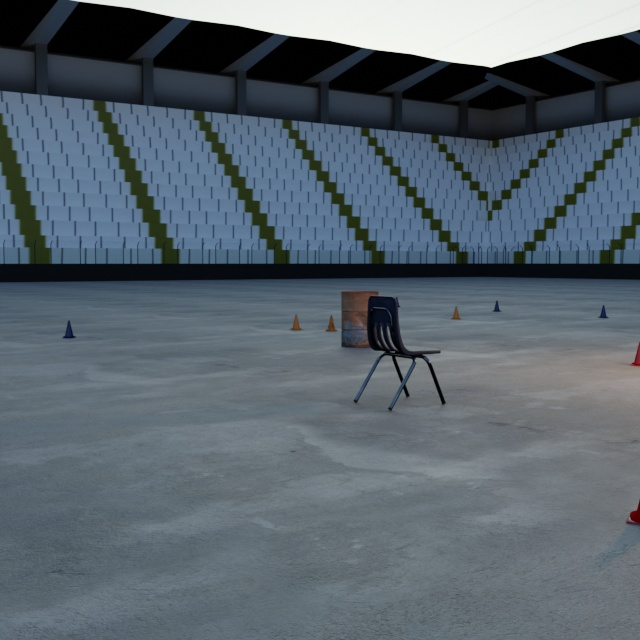
#> input picture output/coco_data/images/000005.jpg, 640 x 640 px; its folder holds only this picture in this run
$ python raindrop_augmentation.py
#> lines starting #> are read from the running program, lines starting #| are printed output that depends on the picture; after the words box and inside, x2 and y2 are one past the last pixel; in counts of white or black regions, pixels touching at a corner belong together
"""
raindrop_augmentation.py
────────────────────────────────────────────────────────────────────────────────
Post-Processing: Regentropfen-Effekt auf gerenderte BlenderProc-Bilder anwenden.

Konfigurierte Pfade:
    Bilder:  D:/Strohmo/Synthetic Data/.../coco_data/images/     (000000.jpg, ...)
    Labels:  D:/Strohmo/Synthetic Data/.../coco_data/yolo_labels/ (000000.txt, ...)

Verwendung:
    # Standard (mittlere Intensität, alle Bilder):
    python raindrop_augmentation.py

    # Intensität wählen:
    python raindrop_augmentation.py --intensity leicht
    python raindrop_augmentation.py --intensity stark

    # Nur bestimmte Bilder (Bereich):
    python raindrop_augmentation.py --from-index 0 --to-index 499

    # Reproduzierbar:
    python raindrop_augmentation.py --seed 42

    # Eigene Pfade (überschreibt Standardpfade):
    python raindrop_augmentation.py --images "C:/anderer/pfad/images" --labels "C:/anderer/pfad/labels"

    # Einzelne Parameter feinjustieren:
    python raindrop_augmentation.py --min-drops 5 --max-drops 20 --drop-opacity 0.25

Abhängigkeiten:
    pip install opencv-python numpy tqdm
"""

import argparse
import random
import sys
from pathlib import Path

import cv2
import numpy as np
from tqdm import tqdm


# ─────────────────────────────────────────────────────────────────────────────
# Standardpfade  ←  hier anpassen falls sich etwas ändert
# ─────────────────────────────────────────────────────────────────────────────
DEFAULT_IMAGES_DIR = Path(
    r"D:\Strohmo\Synthetic Data\Strohmo-Synthetic-Data\Generator\output\coco_data\images"
)
DEFAULT_LABELS_DIR = Path(
    r"D:\Strohmo\Synthetic Data\Strohmo-Synthetic-Data\Generator\output\coco_data\yolo_labels"
)

# Dateiname-Format: 000000.jpg, 000001.jpg, ...
IMAGE_EXTENSION  = ".jpg"
LABEL_EXTENSION  = ".json"
INDEX_DIGITS     = 6          # Anzahl der Stellen (z. B. 6 → 000000)


# ─────────────────────────────────────────────────────────────────────────────
# Intensitäts-Voreinstellungen
# ─────────────────────────────────────────────────────────────────────────────
INTENSITY_PRESETS = {
    "leicht": dict(
        min_drops=3,
        max_drops=12,
        min_radius=6,
        max_radius=25,
        blur_strength=15,
        refraction_strength=3,
        drop_opacity=0.20,
        streak_probability=0.10,
    ),
    "mittel": dict(
        min_drops=10,
        max_drops=30,
        min_radius=8,
        max_radius=40,
        blur_strength=21,
        refraction_strength=5,
        drop_opacity=0.30,
        streak_probability=0.25,
    ),
    "stark": dict(
        min_drops=25,
        max_drops=60,
        min_radius=10,
        max_radius=55,
        blur_strength=27,
        refraction_strength=8,
        drop_opacity=0.40,
        streak_probability=0.40,
    ),
}


# ─────────────────────────────────────────────────────────────────────────────
# Hilfsfunktionen
# ─────────────────────────────────────────────────────────────────────────────

def _make_odd(value: int) -> int:
    """Stellt sicher, dass ein Kernel-Wert ungerade und >= 3 ist."""
    k = max(3, int(value))
    return k if k % 2 == 1 else k + 1


def _apply_refraction(image: np.ndarray, mask: np.ndarray, strength: int) -> np.ndarray:
    """Simuliert Lichtbrechung durch Verschieben von Pixeln innerhalb der Tropfenmaske."""
    h, w = image.shape[:2]
    shift_x = random.randint(-strength, strength)
    shift_y = random.randint(-strength, strength)

    M = np.float32([[1, 0, shift_x], [0, 1, shift_y]])
    shifted = cv2.warpAffine(image, M, (w, h), borderMode=cv2.BORDER_REFLECT)

    mask_3ch = cv2.cvtColor(mask, cv2.COLOR_GRAY2BGR) / 255.0
    return (image * (1 - mask_3ch) + shifted * mask_3ch).astype(np.uint8)


def _draw_raindrop(
    image: np.ndarray,
    x: int, y: int, radius: int,
    blur_strength: int,
    refraction_strength: int,
    opacity: float,
) -> np.ndarray:
    """Zeichnet einen einzelnen runden/ovalen Regentropfen."""
    h, w = image.shape[:2]
    x1, y1 = max(0, x - radius), max(0, y - radius)
    x2, y2 = min(w, x + radius), min(h, y + radius)
    if x2 <= x1 or y2 <= y1:
        return image

    # Ovale Maske (leicht zufällige Verformung)
    roi_mask = np.zeros((h, w), dtype=np.uint8)
    cv2.ellipse(
        roi_mask, (x, y),
        (radius, int(radius * random.uniform(0.70, 1.0))),
        angle=random.randint(0, 360),
        startAngle=0, endAngle=360,
        color=255, thickness=-1,
    )
    mask_crop = roi_mask[y1:y2, x1:x2]

    # Blur + Refraktion
    roi = image[y1:y2, x1:x2].copy()
    k = _make_odd(blur_strength)
    blurred = cv2.GaussianBlur(roi, (k, k), 0)
    refracted = _apply_refraction(blurred, mask_crop, refraction_strength)

    # Glanzpunkt (primär)
    hx = x - radius // 4 - x1
    hy = y - radius // 4 - y1
    hr = max(1, radius // 5)
    cv2.circle(refracted, (hx, hy), hr, (255, 255, 255), -1)
    refracted = cv2.GaussianBlur(refracted, (_make_odd(hr * 2), _make_odd(hr * 2)), 0)

    # Glanzpunkt (sekundär, kleiner)
    cv2.circle(refracted, (hx + 2, hy + 2), max(1, hr // 2), (220, 235, 255), -1)

    # Dunkler Rand (Oberflächenspannung)
    cv2.ellipse(
        refracted, (x - x1, y - y1),
        (max(1, radius - 1), max(1, int((radius - 1) * random.uniform(0.70, 1.0)))),
        angle=0, startAngle=0, endAngle=360,
        color=(160, 175, 185), thickness=1,
    )

    # Mit Deckkraft einblenden
    mask_f  = (mask_crop.astype(np.float32) / 255.0) * opacity
    mask_3ch = np.stack([mask_f] * 3, axis=-1)
    blended  = (roi.astype(np.float32) * (1 - mask_3ch) +
                refracted.astype(np.float32) * mask_3ch).astype(np.uint8)

    result = image.copy()
    result[y1:y2, x1:x2] = blended
    return result


def _draw_streak(
    image: np.ndarray,
    x: int, y: int, radius: int,
    blur_strength: int,
    opacity: float,
) -> np.ndarray:
    """Zeichnet einen nach unten laufenden Schlieren-Tropfen."""
    h, w = image.shape[:2]
    streak_length = random.randint(radius * 2, radius * 5)

    x1, y1 = max(0, x - radius), max(0, y - radius)
    x2, y2 = min(w, x + radius), min(h, y + radius + streak_length)
    if x2 <= x1 or y2 <= y1:
        return image

    roi  = image[y1:y2, x1:x2].copy()
    mask = np.zeros(roi.shape[:2], dtype=np.uint8)
    lw   = max(2, radius // 3)

    cv2.circle(mask, (x - x1, y - y1), radius, 255, -1)
    cv2.rectangle(mask,
                  (x - x1 - lw, y - y1),
                  (x - x1 + lw, y - y1 + streak_length),
                  255, -1)

    k       = _make_odd(blur_strength)
    blurred = cv2.GaussianBlur(roi, (k, k), 0)
    mask_f  = (mask.astype(np.float32) / 255.0) * opacity
    mask_3ch = np.stack([mask_f] * 3, axis=-1)
    blended  = (roi.astype(np.float32) * (1 - mask_3ch) +
                blurred.astype(np.float32) * mask_3ch).astype(np.uint8)

    # Glanzlinie
    cv2.line(blended,
             (x - x1 - lw + 1, y - y1),
             (x - x1 - lw + 1, y - y1 + streak_length),
             (235, 245, 255), 1)

    result = image.copy()
    result[y1:y2, x1:x2] = blended
    return result


# ─────────────────────────────────────────────────────────────────────────────
# Haupt-Augmentierungsfunktion
# ─────────────────────────────────────────────────────────────────────────────

def apply_raindrops(image: np.ndarray, seed: int = None, **params) -> np.ndarray:
    """
    Legt zufällige Regentropfen auf ein BGR-Bild und gibt das Ergebnis zurück.
    Das Eingabebild wird nicht verändert.
    """
    if seed is not None:
        random.seed(seed)
        np.random.seed(seed)

    h, w   = image.shape[:2]
    result = image.copy()
    n      = random.randint(params["min_drops"], params["max_drops"])

    for _ in range(n):
        x      = random.randint(0, w - 1)
        y      = random.randint(0, h - 1)
        radius = random.randint(params["min_radius"], params["max_radius"])

        if random.random() < params["streak_probability"]:
            result = _draw_streak(
                result, x, y, radius,
                params["blur_strength"],
                params["drop_opacity"],
            )
        else:
            result = _draw_raindrop(
                result, x, y, radius,
                params["blur_strength"],
                params["refraction_strength"],
                params["drop_opacity"],
            )

    return result


# ─────────────────────────────────────────────────────────────────────────────
# Datei-Pipeline
# ─────────────────────────────────────────────────────────────────────────────

def index_to_filename(index: int, ext: str) -> str:
    """000 → '000000.jpg' (je nach INDEX_DIGITS)"""
    return str(index).zfill(INDEX_DIGITS) + ext


def collect_image_files(images_dir: Path, from_index: int = None, to_index: int = None):
    """
    Gibt sortierte Liste aller Bild-Dateien zurück.
    Bei from_index / to_index wird auf den angegebenen Bereich eingeschränkt.
    """
    all_files = sorted(images_dir.glob(f"*{IMAGE_EXTENSION}"))

    if not all_files:
        print(f"[FEHLER] Keine {IMAGE_EXTENSION}-Dateien gefunden in:\n  {images_dir}", file=sys.stderr)
        sys.exit(1)

    if from_index is not None or to_index is not None:
        lo = from_index if from_index is not None else 0
        hi = to_index   if to_index   is not None else 999_999
        all_files = [
            f for f in all_files
            if lo <= int(f.stem) <= hi
        ]
        if not all_files:
            print(f"[FEHLER] Keine Bilder im Bereich {lo:06d}–{hi:06d} gefunden.", file=sys.stderr)
            sys.exit(1)

    return all_files


def process_dataset(
    images_dir: Path,
    labels_dir: Path,
    params: dict,
    seed: int = None,
    from_index: int = None,
    to_index: int = None,
):
    """Verarbeitet alle Bilder; Labels bleiben unberührt."""
    image_files = collect_image_files(images_dir, from_index, to_index)

    # ── Konsolen-Header ──
    range_str = ""
    if from_index is not None or to_index is not None:
        lo = from_index if from_index is not None else int(image_files[0].stem)
        hi = to_index   if to_index   is not None else int(image_files[-1].stem)
        range_str = f"  Bereich:      {lo:06d} – {hi:06d}\n"

    print(f"\n{'─'*62}")
    print(f"  Raindrop Augmentation  ·  BlenderProc Post-Processing")
    print(f"{'─'*62}")
    print(f"  Bilder-Ordner: {images_dir}")
    print(f"  Labels-Ordner: {labels_dir}")
    print(f"  Bilder:        {len(image_files)}")
    print(range_str, end="")
    print(f"  Tropfen:       {params['min_drops']}–{params['max_drops']} pro Bild")
    print(f"  Radius:        {params['min_radius']}–{params['max_radius']} px")
    print(f"  Blur:          {params['blur_strength']}")
    print(f"  Refraktion:    ±{params['refraction_strength']} px")
    print(f"  Deckkraft:     {params['drop_opacity']:.0%}")
    print(f"  Schlieren:     {params['streak_probability']:.0%} Wahrscheinlichkeit")
    print(f"  Seed:          {seed if seed is not None else 'zufällig'}")
    print(f"  Originale:     werden überschrieben")
    print(f"{'─'*62}\n")

    stats = {"processed": 0, "skipped": 0, "errors": []}

    for img_path in tqdm(image_files, desc="Verarbeite", unit="Bild"):
        try:
            # ── Zugehöriges Label prüfen (nur Warnung, kein Abbruch) ──
            label_path = labels_dir / (img_path.stem + LABEL_EXTENSION)
            if not label_path.exists():
                tqdm.write(f"  [WARNUNG] Kein Label für {img_path.name}")

            # ── Bild laden ──
            image = cv2.imread(str(img_path))
            if image is None:
                stats["skipped"] += 1
                stats["errors"].append(f"Laden fehlgeschlagen: {img_path.name}")
                continue

            # ── Deterministischer Seed pro Bild ──
            img_seed = None
            if seed is not None:
                img_seed = (seed + int(img_path.stem)) % (2**32)

            # ── Regentropfen anwenden ──
            augmented = apply_raindrops(image, seed=img_seed, **params)

            # ── Überschreiben (JPEG, Qualität 95) ──
            cv2.imwrite(str(img_path), augmented, [cv2.IMWRITE_JPEG_QUALITY, 95])
            stats["processed"] += 1

        except Exception as exc:
            stats["skipped"] += 1
            stats["errors"].append(f"{img_path.name}: {exc}")

    # ── Zusammenfassung ──
    print(f"\n{'─'*62}")
    print(f"  ✓ Erfolgreich verarbeitet: {stats['processed']} Bilder")
    if stats["skipped"]:
        print(f"  ✗ Übersprungen:            {stats['skipped']} Bilder")
        for err in stats["errors"]:
            print(f"    → {err}")
    print(f"{'─'*62}\n")
    return stats


# ─────────────────────────────────────────────────────────────────────────────
# CLI
# ─────────────────────────────────────────────────────────────────────────────

def parse_args():
    parser = argparse.ArgumentParser(
        description="Regentropfen-Post-Processing für BlenderProc YOLO-Datasets",
        formatter_class=argparse.RawDescriptionHelpFormatter,
        epilog=__doc__,
    )

    # Pfade (optional – Standardwerte oben definiert)
    parser.add_argument(
        "--images", type=Path, default=DEFAULT_IMAGES_DIR,
        metavar="PFAD",
        help=f"Pfad zum images/-Ordner (Standard: {DEFAULT_IMAGES_DIR})",
    )
    parser.add_argument(
        "--labels", type=Path, default=DEFAULT_LABELS_DIR,
        metavar="PFAD",
        help=f"Pfad zum yolo_labels/-Ordner (Standard: {DEFAULT_LABELS_DIR})",
    )

    # Intensität
    parser.add_argument(
        "--intensity", choices=["leicht", "mittel", "stark"], default="mittel",
        help="Voreinstellung für Tropfen-Intensität (Standard: mittel)",
    )

    # Bildbereich
    parser.add_argument("--from-index", type=int, default=None, metavar="N",
                        help="Erster Bildindex (z. B. 0 → 000000.jpg)")
    parser.add_argument("--to-index",   type=int, default=None, metavar="N",
                        help="Letzter Bildindex (z. B. 499 → 000499.jpg)")

    # Reproduzierbarkeit
    parser.add_argument("--seed", type=int, default=None,
                        help="Zufalls-Seed (gleicher Seed = gleiche Tropfen)")

    # Manuelle Feinsteuerung (überschreiben --intensity)
    parser.add_argument("--min-drops",           type=int,   metavar="N")
    parser.add_argument("--max-drops",           type=int,   metavar="N")
    parser.add_argument("--min-radius",          type=int,   metavar="PX")
    parser.add_argument("--max-radius",          type=int,   metavar="PX")
    parser.add_argument("--blur-strength",       type=int,   metavar="N")
    parser.add_argument("--refraction-strength", type=int,   metavar="PX")
    parser.add_argument("--drop-opacity",        type=float, metavar="0.0-1.0")
    parser.add_argument("--streak-probability",  type=float, metavar="0.0-1.0")

    return parser.parse_args()


def main():
    args   = parse_args()
    params = INTENSITY_PRESETS[args.intensity].copy()

    # Manuelle Überschreibungen
    overrides = {
        "min_drops":            args.min_drops,
        "max_drops":            args.max_drops,
        "min_radius":           args.min_radius,
        "max_radius":           args.max_radius,
        "blur_strength":        args.blur_strength,
        "refraction_strength":  args.refraction_strength,
        "drop_opacity":         args.drop_opacity,
        "streak_probability":   args.streak_probability,
    }
    for key, val in overrides.items():
        if val is not None:
            params[key] = val

    process_dataset(
        images_dir=args.images,
        labels_dir=args.labels,
        params=params,
        seed=args.seed,
        from_index=args.from_index,
        to_index=args.to_index,
    )
#> in process_dataset, image is the input picture: shape (640, 640, 3); mean B, G, R 109.7, 100.5, 89.1
#> the loop in apply_raindrops, `for _ in range(n):` made 22 passes
#> pass 1, in _draw_raindrop, `roi = image[y1:y2, x1:x2].copy()`:
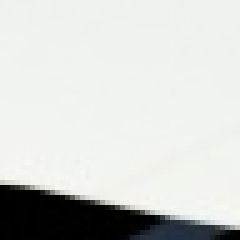
#> roi: shape (48, 48, 3) (shown 5 times larger); mean B, G, R 206.7, 210.3, 208.4
#> pass 1, in _draw_raindrop, `blurred = cv2.GaussianBlur(roi, (k, k), 0)`:
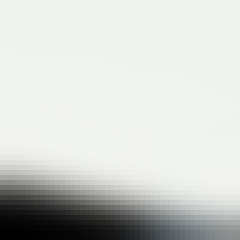
#> blurred: shape (48, 48, 3) (shown 5 times larger); mean B, G, R 207, 210.7, 208.8
#> pass 1, in _apply_refraction, `mask_3ch = cv2.cvtColor(mask, cv2.COLOR_GRAY2BGR) / 255.0`:
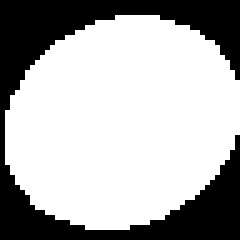
#> mask_3ch: shape (48, 48, 3) float64 (shown 5 times larger); values 0 (black) and 1 (white), 68.5% white; 1 black region, box (x1, y1, x2, y2) and area: (0, 0, 48, 48) 726


if __name__ == "__main__":
    main()

$ run again, on output/coco_data/images/000112.jpg
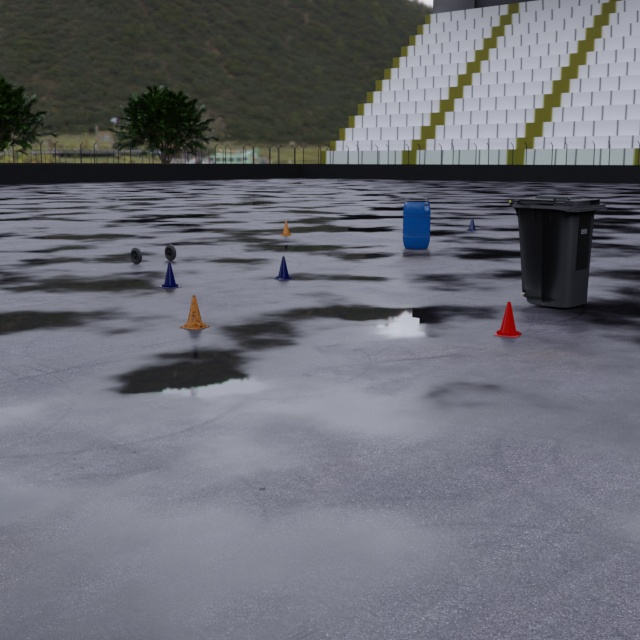
#> input picture output/coco_data/images/000112.jpg, 640 x 640 px
#> in process_dataset, image is the input picture: shape (640, 640, 3); mean B, G, R 114.2, 106.6, 105
#> the loop in apply_raindrops, `for _ in range(n):` made 22 passes
#> pass 1, in _draw_raindrop, `roi = image[y1:y2, x1:x2].copy()`:
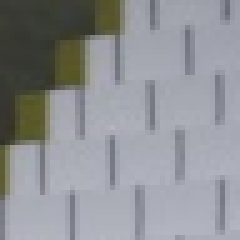
#> roi: shape (48, 48, 3) (shown 5 times larger); mean B, G, R 149, 145.1, 143.1
#> pass 1, in _apply_refraction, `shifted = cv2.warpAffine(image, M, (w, h), borderMode=cv2.BORDER_REFLE..`:
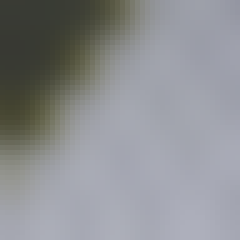
#> shifted: shape (48, 48, 3) (shown 5 times larger); mean B, G, R 145.8, 142.7, 140.8

$ run again, on output/coco_data/images/000138.jpg
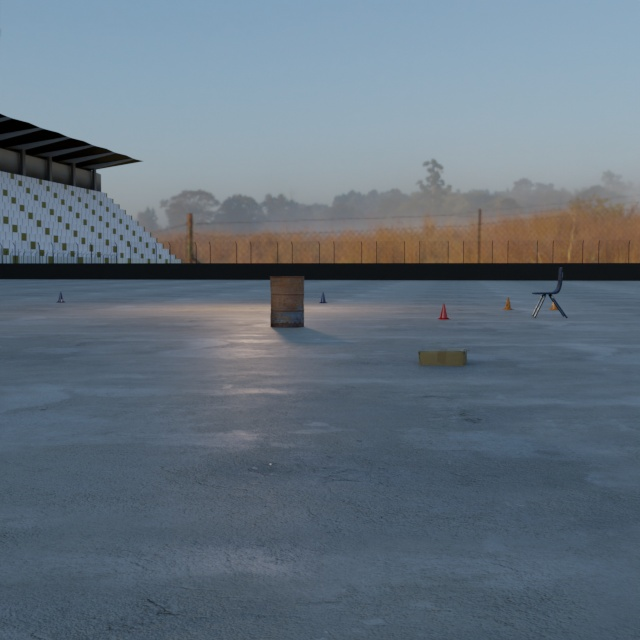
#> input picture output/coco_data/images/000138.jpg, 640 x 640 px
#> in process_dataset, image is the input picture: shape (640, 640, 3); mean B, G, R 126, 113.8, 100.2
#> the loop in apply_raindrops, `for _ in range(n):` made 22 passes
#> pass 1, in _draw_raindrop, `roi = image[y1:y2, x1:x2].copy()`:
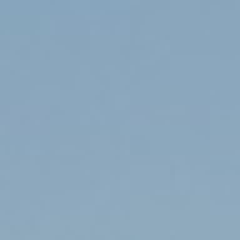
#> roi: shape (48, 48, 3) (shown 5 times larger); mean B, G, R 188.8, 167.4, 139.7

$ run again, on output/coco_data/images/000191.jpg
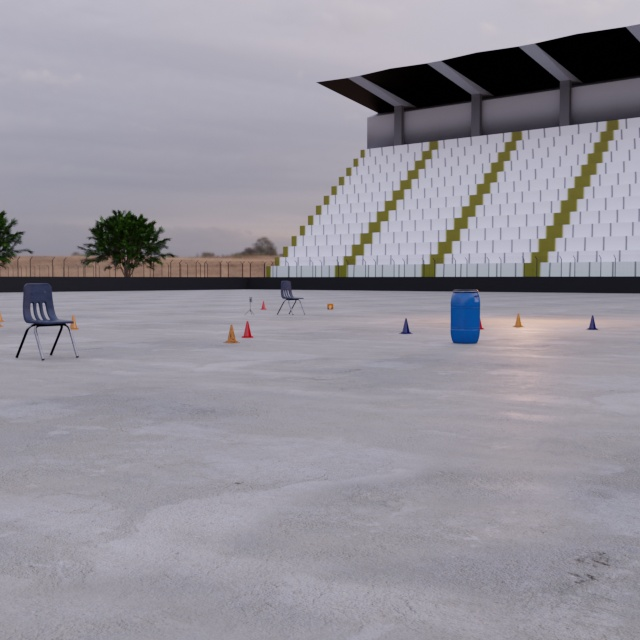
#> input picture output/coco_data/images/000191.jpg, 640 x 640 px
#> in process_dataset, image is the input picture: shape (640, 640, 3); mean B, G, R 154.6, 145.7, 148.7
#> the loop in apply_raindrops, `for _ in range(n):` made 22 passes
#> pass 1, in _draw_raindrop, `roi = image[y1:y2, x1:x2].copy()`:
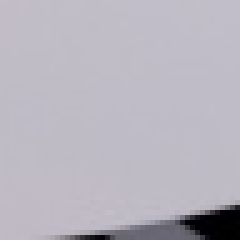
#> roi: shape (48, 48, 3) (shown 5 times larger); mean B, G, R 190.2, 180.3, 183.6
#> pass 1, in _draw_raindrop, `blurred = cv2.GaussianBlur(roi, (k, k), 0)`:
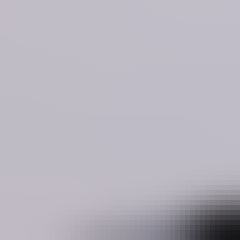
#> blurred: shape (48, 48, 3) (shown 5 times larger); mean B, G, R 190.6, 180.7, 184

$ run again, on output/coco_data/images/000026.jpg
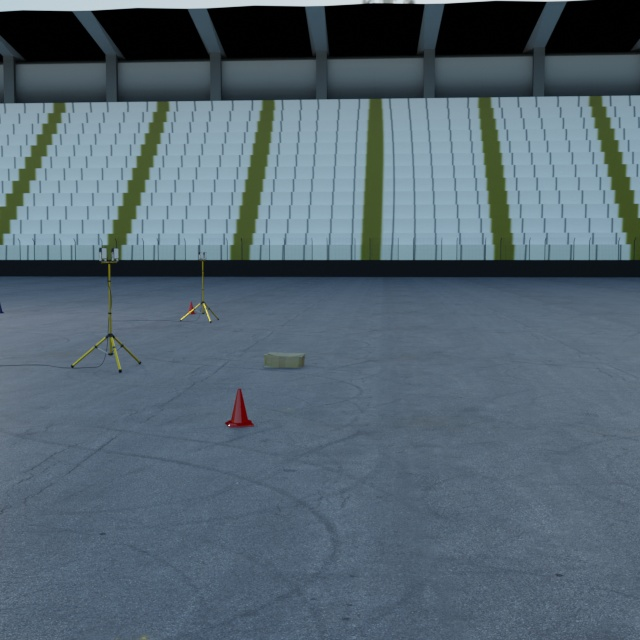
#> input picture output/coco_data/images/000026.jpg, 640 x 640 px
#> in process_dataset, image is the input picture: shape (640, 640, 3); mean B, G, R 112.9, 101.7, 85.1
#> the loop in apply_raindrops, `for _ in range(n):` made 22 passes
#> pass 1, in _draw_raindrop, `roi = image[y1:y2, x1:x2].copy()`:
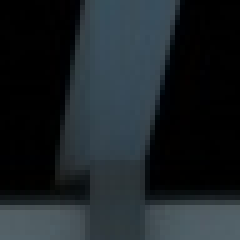
#> roi: shape (48, 48, 3) (shown 5 times larger); mean B, G, R 38.4, 34.5, 27.8
#> pass 1, in _draw_raindrop, `blurred = cv2.GaussianBlur(roi, (k, k), 0)`:
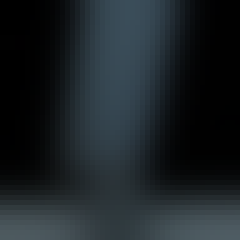
#> blurred: shape (48, 48, 3) (shown 5 times larger); mean B, G, R 38.4, 34.5, 27.8
